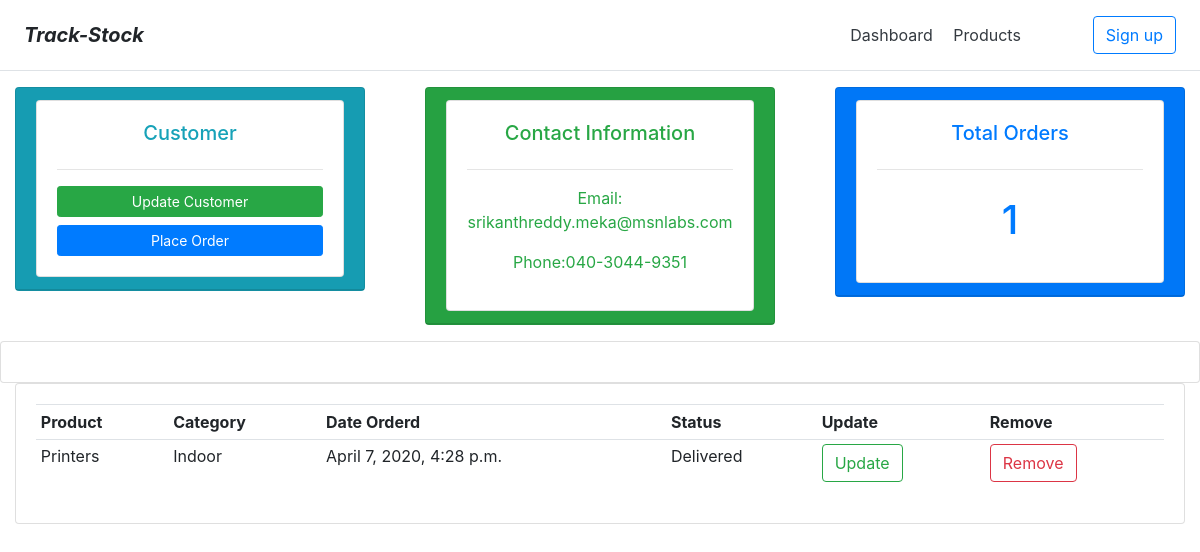
The page /customer/5/ on the database its author committed.
### inv/models.py (models this page shows, shortened)
class Customer(models.Model):
    name = models.CharField(max_length=200, null=True)
    phone = models.CharField(max_length=200, null=True)
    email = models.CharField(max_length=200, null=True)
    date_created = models.DateTimeField(auto_now_add=True, null=True)

class Order(models.Model):
    STATUS = (
            ('Pending', 'Pending'),
            ('Out for Delivery', 'Out for Delivery'),
            ('Delivered', 'Delivered'),
            )
    customer = models.ForeignKey(Customer, null=True, on_delete = models.SET_NULL)
    product = models.ForeignKey(Product, null=True, on_delete = models.SET_NULL)
    date_created = models.DateTimeField(auto_now_add=True, null=True)
    status = models.CharField(max_length=200, null=True, choices=STATUS)

class Product(models.Model):
    CATEGORY = (
            ('Indoor', 'Indoor'),
            ('Out Door', 'Out Door'),
            )
    name = models.CharField(max_length=200, null=True)
    stock = models.CharField(max_length=8, null=True)
    category = models.CharField(max_length=200, null=True, choices=CATEGORY)
    description = models.CharField(max_length=200, null=True)
    date_created = models.DateTimeField(auto_now_add=True, null=True)
    tags = models.ManyToManyField(Tag)
    def __str__(self):
        return self.name

### inv/views.py (the view)
# urls.py: path('customer/<str:pk_test>/', views.customer, name="customer"),
def customer(request, pk_test):
    customer = Customer.objects.get(id=pk_test)
    orders = customer.order_set.all()
    orders_count = orders.count()
    context = {'customer':customer, 'orders':orders, 'orders_count':orders_count}
    return render(request, 'customer.html', context)

### inv/templates/customer.html (shortened to what this page needs)
{% extends 'main.html' %}
{% block content %}
<div class="row">
    <div class="col">
        <div class="col-md">
            <div class="card text-info text-center bg-info  mb-3">
                <div class="card-header">
                    <div class="card card-body">
                        <h5>Customer</h5>
                        <hr>
                        <a class="btn btn-success btn-sm btn-block" href="#">Update Customer</a>
                        <a class="btn btn-primary btn-sm btn-block" href="{% url 'create_order' customer.id %}">Place Order</a>
                    </div>
                </div>
            </div>
        </div>
    </div>
    <div class="col">
        <div class="col-md">
            <div class="card text-success text-center bg-success mb-3" >
                <div class="card-header">
                    <div class="card card-body">
                        <h5>Contact Information</h5>
                        <hr>
                        <p>Email: {{customer.email}}</p>
                        <p>Phone:{{customer.phone}}</p>
                    </div>
                </div>
            </div>
        </div>
    </div>
    <div class="col">
        <div class="col-md">
            <div class="card text-primary text-center bg-primary  mb-3">
                <div class="card-header">
                    <div class="card card-body">
                        <h5>Total Orders</h5>
                        <hr>
                        <h1 style="text-align: center;padding: 10px">{{orders_count}}</h1>
                    </div>
                </div>
            </div>
        </div>
    </div>
</div>
<div class="row">
    <div class="col">
        <div class="card card-body">
        </div>
    </div>
</div>
<div class="row">
    <div class="col">
        <div class="col-md">
            <div class="card card-body">
                <table class="table table-sm">
                    <tr>
                        <th>Product</th>
                        <th>Category</th>
                        <th>Date Orderd</th>
                        <th>Status</th>
                        <th>Update</th>
                        <th>Remove</th>
                    </tr>
                    {% for order in orders %}
                    <tr>
                        <td>{{order.product}}</td>
                        <td>{{order.product.category}}</td>
                        <td>{{order.date_created}}</td>
                        <td>{{order.status}}</td>
                        <td><a type="button" class="btn btn-outline-success" href="#">Update</a></td>
                        <td><a type="button" class="btn btn-outline-danger" href="#">Remove</a></td>
                    </tr>
                    {% endfor %}
                </table>
            </div>
        </div>
    </div>
</div>
{% endblock %}

### rows shown on the page
Customer: email "srikanthreddy.meka@msnlabs.com", phone "040-3044-9351"
Order: product "Printers", product.category "Indoor", date_created "April 7, 2020, 4:28 p.m.", status "Delivered"

### other values the page prints
{{ orders_count }} "1"
